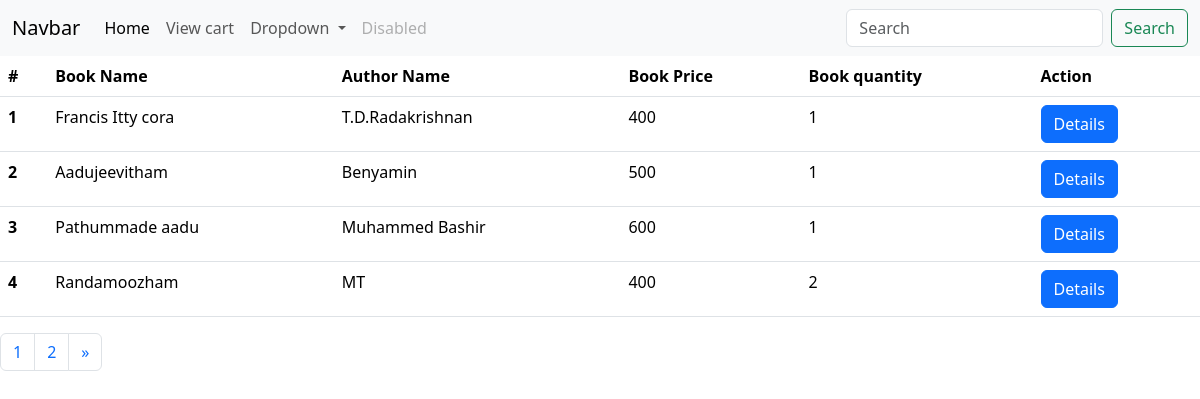
The page /user/ on the database its author committed.
### book_app/models.py (models this page shows, shortened)
class Book(models.Model):
    title = models.CharField(max_length=100,null=True)
    price = models.IntegerField(null=True)
    image= models.ImageField(upload_to='book_media',null=True)
    quantity= models.IntegerField()
    author = models.ForeignKey(Author,on_delete=models.CASCADE,null=True)

class Author(models.Model):
    name = models.CharField(max_length=100,null=True)
    def __str__(self):
        return '{}'.format(self.name)

### user_app/views.py (the view)
# urls.py: path('',views.listBook,name='book-list'),
def listBook(request):
    books = Book.objects.all()
    paginator= Paginator(books,4)
    page_number= request.GET.get('page')
    try:
        page=paginator.get_page(page_number)
    except EmptyPage:
        page=paginator.page(page_number.num_pages)
    return render(request,'user/userlistbook.html',{'books':books,'page':page})

### templates/user/userlistbook.html (shortened to what this page needs)
<!DOCTYPE html>
<html lang="en">
<head>
  <link href="https://cdn.jsdelivr.net/npm/bootstrap@5.3.3/dist/css/bootstrap.min.css" rel="stylesheet">
</head>
<body>
<nav class="navbar navbar-expand-lg bg-body-tertiary">
  <div class="container-fluid">
    <a class="navbar-brand" href="#">Navbar</a>
    <div class="collapse navbar-collapse" id="navbarSupportedContent">
      <ul class="navbar-nav me-auto mb-2 mb-lg-0">
        <li class="nav-item">
          <a class="nav-link active" aria-current="page" href="#">Home</a>
        </li>
        <li class="nav-item">
          <a class="nav-link" href="{% url 'viewcart' %}">View cart</a>
        </li>
        <li class="nav-item dropdown">
          <a class="nav-link dropdown-toggle" href="#" role="button" data-bs-toggle="dropdown" aria-expanded="false">
            Dropdown
          </a>
        </li>
        <li class="nav-item">
          <a class="nav-link disabled" aria-disabled="true">Disabled</a>
        </li>
      </ul>
      <form class="d-flex" role="search" method="get" action="{% url 'usersearch' %}">
        <input class="form-control me-2" type="search" placeholder="Search" aria-label="Search">
        <button class="btn btn-outline-success" type="submit" name="q">Search</button>
      </form>
    </div>
  </div>
</nav>
<table class="table">
  <thead>
    <tr>
      <th scope="col">#</th>
      <th scope="col">Book Name</th>
      <th scope="col">Author Name</th>
      <th scope="col">Book Price</th>
      <th scope="col">Book quantity</th>
      <th scope="col">Action</th>
    </tr>
  </thead>
  <tbody>
    {% for book in page %}
    <tr>
      <th scope="row">{{forloop.counter}}</th>
      <td>{{ book.title }}</td>
      <td>{{ book.author }}</td>
      <td>{{ book.price }}</td>
      <td>{{ book.quantity }}</td>
      <td><a href="{% url 'details' book.id %}" type="submit" class="btn btn-primary">Details</a></td>
    </tr>
    {% endfor %}
  </tbody>
</table>
<nav aria-label="Page navigation example">
  <ul class="pagination">
      {% for num in page.paginator.page_range %}
    <li class="page-item" {% if page.number == num %}activate{% endif %}>
      <a class="page-link" href="?page{{ num }}">{{ num }}</a>
    </li>
      {% endfor %}
    {% if page.has_next %}
    <li class="page-item">
      <a class="page-link" href="?page={{ page.next_page_number }}" aria-label="Next">
        <span aria-hidden="true">&raquo;</span>
      </a>
    </li>
    {% endif %}
  </ul>
</nav>
</body>
</html>

### rows shown on the page
Book: title "Francis Itty cora", author "T.D.Radakrishnan", price "400", quantity "1"
Book: title "Aadujeevitham", author "Benyamin", price "500", quantity "1"
Book: title "Pathummade aadu", author "Muhammed Bashir", price "600", quantity "1"
Book: title "Randamoozham", author "MT", price "400", quantity "2"

### other values the page prints
{{ num }} "1" "2"
